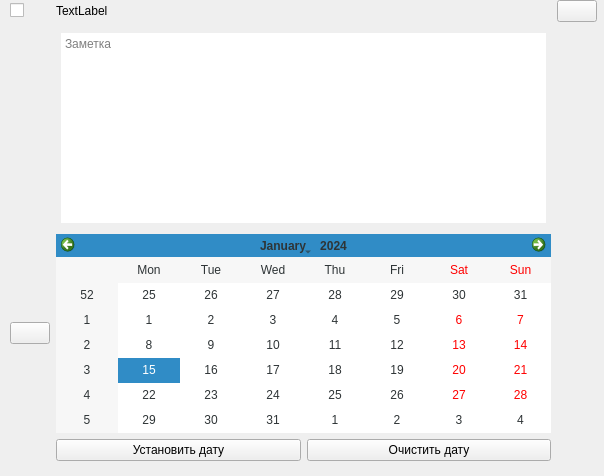
<?xml version="1.0" encoding="UTF-8"?>
<ui version="4.0">
 <class>Form</class>
 <widget class="QWidget" name="Form">
  <property name="geometry">
   <rect>
    <x>0</x>
    <y>0</y>
    <width>604</width>
    <height>476</height>
   </rect>
  </property>
  <property name="windowTitle">
   <string>Form</string>
  </property>
  <widget class="QWidget" name="gridLayoutWidget">
   <property name="geometry">
    <rect>
     <x>10</x>
     <y>0</y>
     <width>587</width>
     <height>461</height>
    </rect>
   </property>
   <layout class="QGridLayout" name="gridLayout">
    <item row="0" column="1">
     <widget class="QLabel" name="label">
      <property name="text">
       <string>TextLabel</string>
      </property>
     </widget>
    </item>
    <item row="2" column="0">
     <widget class="QPushButton" name="calendar_btn">
      <property name="enabled">
       <bool>true</bool>
      </property>
      <property name="sizePolicy">
       <sizepolicy hsizetype="Minimum" vsizetype="Fixed">
        <horstretch>0</horstretch>
        <verstretch>0</verstretch>
       </sizepolicy>
      </property>
      <property name="maximumSize">
       <size>
        <width>100</width>
        <height>16777215</height>
       </size>
      </property>
      <property name="text">
       <string/>
      </property>
      <property name="icon">
       <iconset>
        <normaloff>icons/calendr.png</normaloff>icons/calendr.png</iconset>
      </property>
     </widget>
    </item>
    <item row="0" column="0">
     <widget class="QCheckBox" name="checkBox">
      <property name="text">
       <string/>
      </property>
     </widget>
    </item>
    <item row="2" column="1">
     <widget class="QCalendarWidget" name="calendarWidget">
      <property name="styleSheet">
       <string notr="true">color: rgb(46, 52, 54);</string>
      </property>
     </widget>
    </item>
    <item row="0" column="2">
     <widget class="QPushButton" name="delete_btn">
      <property name="text">
       <string/>
      </property>
      <property name="icon">
       <iconset>
        <normaloff>icons/delete.png</normaloff>icons/delete.png</iconset>
      </property>
     </widget>
    </item>
    <item row="1" column="1">
     <widget class="QTextEdit" name="textEdit">
      <property name="styleSheet">
       <string notr="true">padding:5px;
border-radius: 8px;</string>
      </property>
      <property name="html">
       <string>&lt;!DOCTYPE HTML PUBLIC &quot;-//W3C//DTD HTML 4.0//EN&quot; &quot;http://www.w3.org/TR/REC-html40/strict.dtd&quot;&gt;
&lt;html&gt;&lt;head&gt;&lt;meta name=&quot;qrichtext&quot; content=&quot;1&quot; /&gt;&lt;style type=&quot;text/css&quot;&gt;
p, li { white-space: pre-wrap; }
&lt;/style&gt;&lt;/head&gt;&lt;body style=&quot; font-family:'Ubuntu'; font-size:11pt; font-weight:400; font-style:normal;&quot;&gt;
&lt;p style=&quot;-qt-paragraph-type:empty; margin-top:0px; margin-bottom:0px; margin-left:0px; margin-right:0px; -qt-block-indent:0; text-indent:0px;&quot;&gt;&lt;br /&gt;&lt;/p&gt;&lt;/body&gt;&lt;/html&gt;</string>
      </property>
      <property name="placeholderText">
       <string>Заметка</string>
      </property>
     </widget>
    </item>
    <item row="3" column="1">
     <layout class="QHBoxLayout" name="horizontalLayout">
      <item>
       <widget class="QPushButton" name="set_date_btn">
        <property name="text">
         <string>Установить дату</string>
        </property>
       </widget>
      </item>
      <item>
       <widget class="QPushButton" name="clear_date_btn">
        <property name="text">
         <string>Очистить дату</string>
        </property>
       </widget>
      </item>
     </layout>
    </item>
   </layout>
  </widget>
 </widget>
 <resources/>
 <connections/>
</ui>
